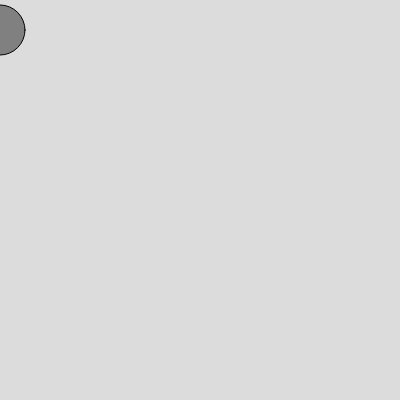
Frame 1 (no input)
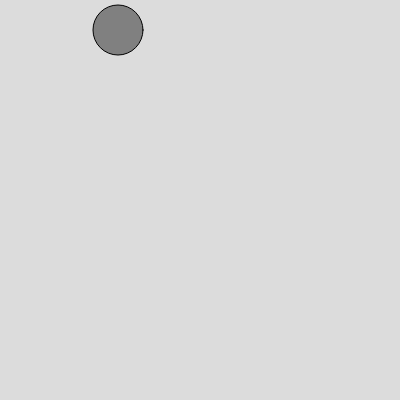
Frame 60 (no input)
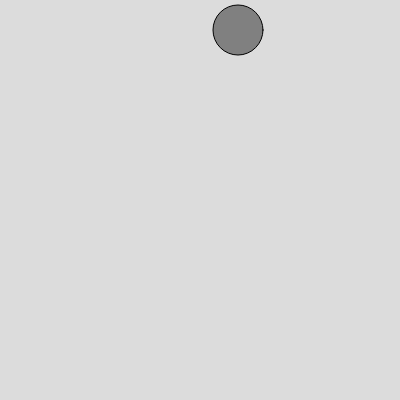
Frame 120 (the mouse pressed at the canvas centre since frame 60)

The p5.js sketch that drew these frames (run headless with seeded random() and noise() and a simulated clock; from frame 60 on, the mouse is pressed at the canvas centre):

// p5.js sketch
// ── sketch.js

// // variables for the ball
// let x = 100;
// let y = 30;
// let r = 50;

let ball = {
  x: 100,
  y: 30,
  r: 50
}

function setup() {
  createCanvas(400, 400);
  ball.x = 0;
  ball.color = 128;
  print(ball);
}

function draw() {
  background(220);

  fill(ball.color)
  ellipse(ball.x, ball.y, ball.r);
  ball.x = ball.x + 2;
}
